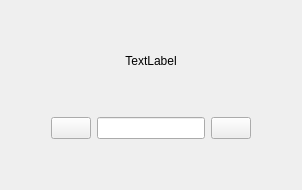
      <widget class="QWidget" name="authPage">
       <layout class="QGridLayout" name="gridLayout_9">
        <item row="3" column="2">
         <widget class="QLineEdit" name="passEnterToLogin"/>
        </item>
        <item row="4" column="2">
         <spacer name="verticalSpacer_8">
          <property name="orientation">
           <enum>Qt::Vertical</enum>
          </property>
          <property name="sizeHint" stdset="0">
           <size>
            <width>20</width>
            <height>40</height>
           </size>
          </property>
         </spacer>
        </item>
        <item row="1" column="4">
         <spacer name="horizontalSpacer_9">
          <property name="orientation">
           <enum>Qt::Horizontal</enum>
          </property>
          <property name="sizeHint" stdset="0">
           <size>
            <width>40</width>
            <height>20</height>
           </size>
          </property>
         </spacer>
        </item>
        <item row="1" column="0">
         <spacer name="horizontalSpacer_8">
          <property name="orientation">
           <enum>Qt::Horizontal</enum>
          </property>
          <property name="sizeHint" stdset="0">
           <size>
            <width>40</width>
            <height>20</height>
           </size>
          </property>
         </spacer>
        </item>
        <item row="3" column="3">
         <widget class="QPushButton" name="finLogBt">
          <property name="icon">
           <iconset>
            <normaloff>media/login.svg</normaloff>media/login.svg</iconset>
          </property>
         </widget>
        </item>
        <item row="0" column="2">
         <spacer name="verticalSpacer_9">
          <property name="orientation">
           <enum>Qt::Vertical</enum>
          </property>
          <property name="sizeHint" stdset="0">
           <size>
            <width>20</width>
            <height>40</height>
           </size>
          </property>
         </spacer>
        </item>
        <item row="2" column="2">
         <spacer name="verticalSpacer_10">
          <property name="orientation">
           <enum>Qt::Vertical</enum>
          </property>
          <property name="sizeType">
           <enum>QSizePolicy::Maximum</enum>
          </property>
          <property name="sizeHint" stdset="0">
           <size>
            <width>20</width>
            <height>40</height>
           </size>
          </property>
         </spacer>
        </item>
        <item row="3" column="1">
         <widget class="QPushButton" name="backToRegBt">
          <property name="text">
           <string/>
          </property>
          <property name="icon">
           <iconset>
            <normaloff>media/left.svg</normaloff>media/left.svg</iconset>
          </property>
         </widget>
        </item>
        <item row="1" column="1" colspan="3">
         <widget class="QLabel" name="userNameLbl">
          <property name="text">
           <string>TextLabel</string>
          </property>
          <property name="alignment">
           <set>Qt::AlignCenter</set>
          </property>
         </widget>
        </item>
       </layout>
      </widget>
